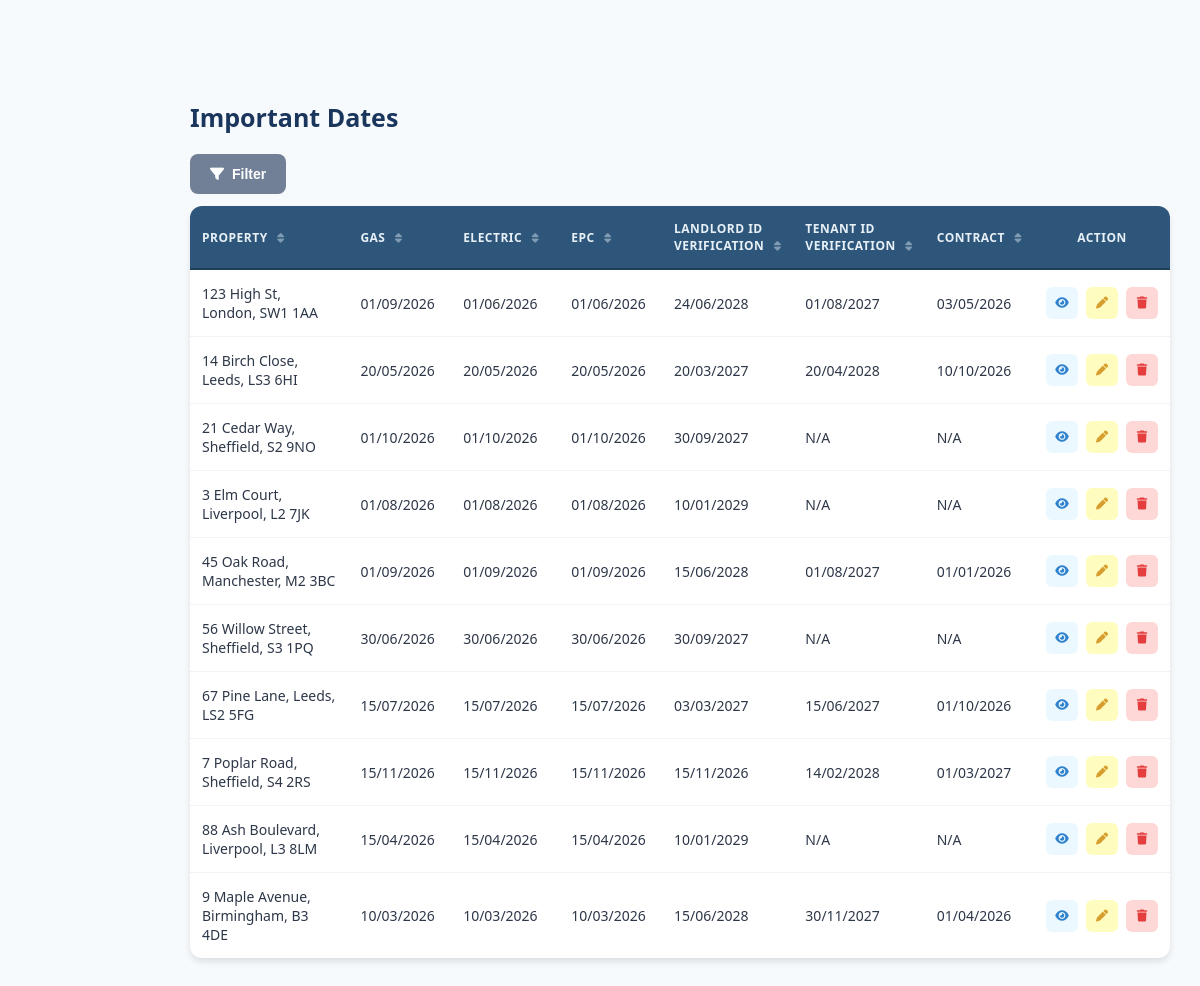
Before: /important-dates.php (signed in) with the older database file.
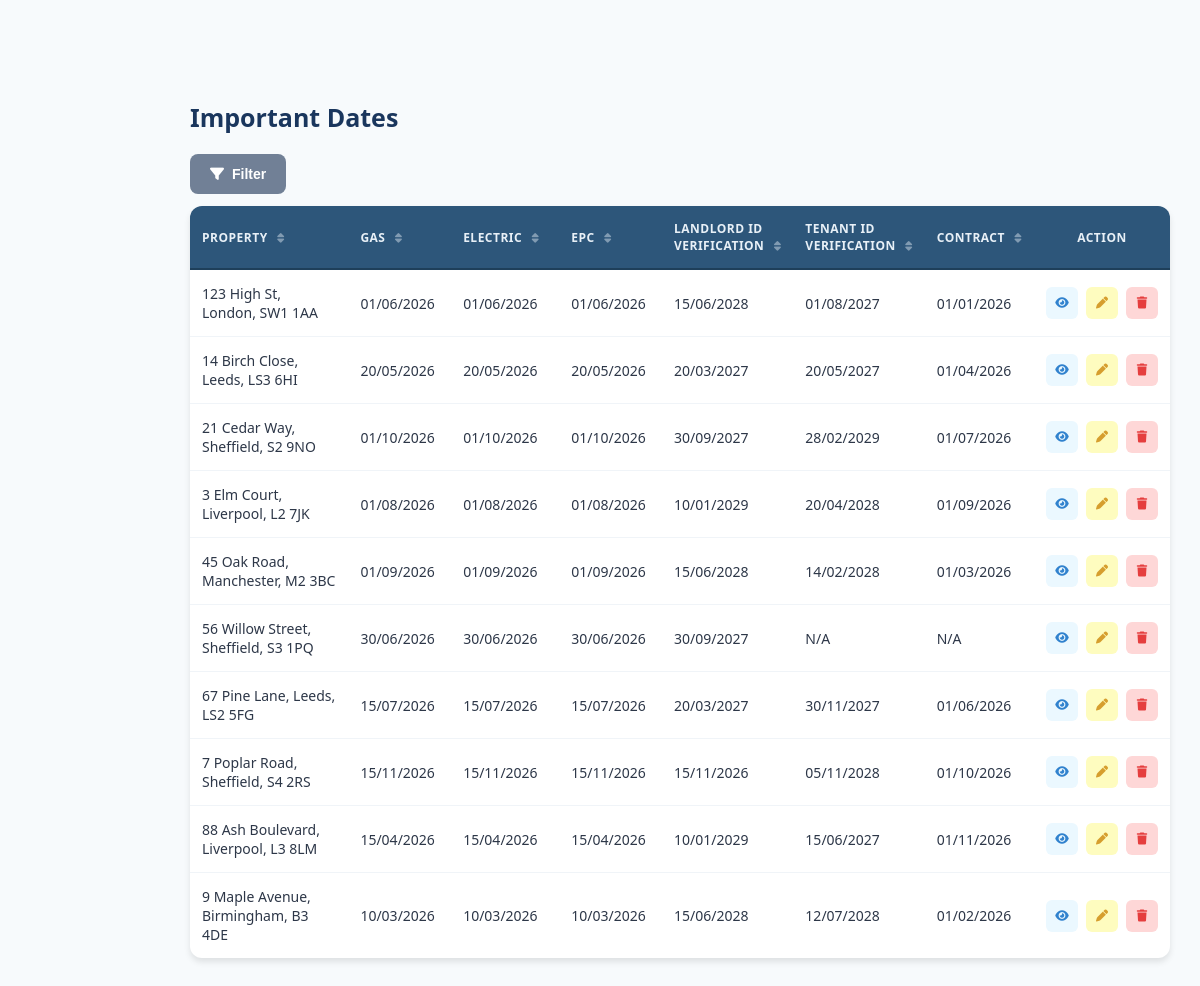
After: the same page with the newer database file.
### tables this page shows
CREATE TABLE properties (
    property_id INTEGER PRIMARY KEY AUTOINCREMENT,
    property_address TEXT NOT NULL,
    property_type TEXT NOT NULL,
    monthly_rent REAL NOT NULL,
    landlord_id INTEGER NOT NULL,
    gas_cert_due TEXT NOT NULL,
    electric_cert_due TEXT NOT NULL,
    epc_due_date TEXT NOT NULL,
    landlord_id_expiry_date TEXT NOT NULL,
    room_count INTEGER NOT NULL,
    bathroom_count INTEGER NOT NULL,
    epc_rating TEXT NOT NULL CHECK (epc_rating IN ('A','B','C','D','E','F','G')),
    has_garden INTEGER NOT NULL CHECK (has_garden IN (0,1)),
    allowed_pets INTEGER NOT NULL CHECK (allowed_pets IN (0,1)),
    council_band TEXT NOT NULL CHECK (council_band IN ('A','B','C','D','E','F','G','H')),
    archived INTEGER NOT NULL CHECK (archived IN (0,1)),
    date_archived TEXT,
    FOREIGN KEY (landlord_id) REFERENCES landlords(landlord_id)
);

CREATE TABLE tenants (
    tenant_id INTEGER PRIMARY KEY AUTOINCREMENT,
    name TEXT NOT NULL,
    phone TEXT NOT NULL,
    email TEXT NOT NULL,
    id_type TEXT NOT NULL,
    id_number TEXT NOT NULL,
    id_expiry_date TEXT NOT NULL,
    contact_method TEXT NOT NULL DEFAULT 'email',
    archived INTEGER NOT NULL CHECK (archived IN (0,1)),
    date_archived TEXT
);

### important-dates.php (the view, shortened to what this page needs)
<?php
$dbPath = __DIR__ . '/database.db';
try {
    $pdo = new PDO('sqlite:' . $dbPath);
    $pdo->setAttribute(PDO::ATTR_ERRMODE, PDO::ERRMODE_EXCEPTION);
} catch (PDOException $e) {
    die('DB connection failed: ' . $e->getMessage());
}
$stmt = $pdo->query("
    SELECT
        p.property_id,
        p.property_address,
        p.gas_cert_due,
        p.electric_cert_due,
        p.epc_due_date,
        p.landlord_id_expiry_date AS landlord_id_expiry,
        t.id_expiry_date AS tenant_id_expiry,
        c.contract_end
    FROM properties p
    LEFT JOIN contracts c ON c.contract_id = (
        SELECT c2.contract_id
        FROM contracts c2
        WHERE c2.property_id = p.property_id
        ORDER BY c2.contract_end DESC
        LIMIT 1
    )
    LEFT JOIN tenants t ON t.tenant_id = c.tenant_id
    WHERE p.archived = 0
    ORDER BY p.property_address
");
$importantDates = $stmt->fetchAll(PDO::FETCH_ASSOC);
function formatDateValue($date) {
    if (empty($date)) {
        return 'N/A';
    }
    $timestamp = strtotime($date);
    return date('d/m/Y', $timestamp);
}
?>
<!DOCTYPE html>
<html lang="en">
<head>
    <link rel="stylesheet" href="https://cdnjs.cloudflare.com/ajax/libs/font-awesome/6.5.1/css/all.min.css">
    <link rel="stylesheet" href="style.css">
    <link rel="stylesheet" href="tables.css">
</head>
<body onload="CallNavbar(); loadModals();">
    <main class="main-content">
        <h1 class="page-title">Important Dates</h1>
        <div class="main-container">
            <div class="controls-row">
                <button class="btn-filter-toggle" id="filterToggle" onclick="toggleFilter()">
                    <i class="fa-solid fa-filter"></i> Filter
                </button>
            <div class="table-container">
                <div class="table-wrapper">
                    <table id="importantDatesTable">
                        <thead>
                            <tr>
                                <th class="sortable col-property" onclick="sortTable('property', this)">
                                    Property <i class="fa-solid fa-sort sort-icon"></i>
                                </th>
                                <th class="sortable col-gas" onclick="sortTable('gas', this)">
                                    Gas <i class="fa-solid fa-sort sort-icon"></i>
                                </th>
                                <th class="sortable col-electric" onclick="sortTable('electric', this)">
                                    Electric <i class="fa-solid fa-sort sort-icon"></i>
                                </th>
                                <th class="sortable col-epc" onclick="sortTable('epc', this)">
                                    EPC <i class="fa-solid fa-sort sort-icon"></i>
                                </th>
                                <th class="sortable col-idlandlord" onclick="sortTable('idlandlord', this)">
                                    Landlord Id <br>Verification <i class="fa-solid fa-sort sort-icon"></i>
                                </th>
                                <th class="sortable col-idtenant" onclick="sortTable('idtenant', this)">
                                    Tenant Id <br>Verification <i class="fa-solid fa-sort sort-icon"></i>
                                </th>
                                <th class="sortable col-contract" onclick="sortTable('contract', this)">
                                    Contract <i class="fa-solid fa-sort sort-icon"></i>
                                </th>
                                <th class="col-action">Action</th>
                            </tr>
                        </thead>
                        <tbody id="tableBody">
<?php foreach ($importantDates as $row): ?>
                            <tr
                                data-property="<?= strtolower(htmlspecialchars($row['property_address'] ?? '')) ?>"
                                data-gas="<?= htmlspecialchars($row['gas_cert_due'] ?? '') ?>"
                                data-electric="<?= htmlspecialchars($row['electric_cert_due'] ?? '') ?>"
                                data-epc="<?= htmlspecialchars($row['epc_due_date'] ?? '') ?>"
                                data-idlandlord="<?= htmlspecialchars($row['landlord_id_expiry'] ?? '') ?>"
                                data-idtenant="<?= htmlspecialchars($row['tenant_id_expiry'] ?? '') ?>"
                                data-contract="<?= htmlspecialchars($row['contract_end'] ?? '') ?>"
                            >
                                <td class="property-name"><?= htmlspecialchars($row['property_address'] ?? 'N/A') ?></td>
                                <td class="gas-date"><?= htmlspecialchars(formatDateValue($row['gas_cert_due'] ?? null)) ?></td>
                                <td class="electric-date"><?= htmlspecialchars(formatDateValue($row['electric_cert_due'] ?? null)) ?></td>
                                <td class="epc-date"><?= htmlspecialchars(formatDateValue($row['epc_due_date'] ?? null)) ?></td>
                                <td class="landlord-id-ver"><?= htmlspecialchars(formatDateValue($row['landlord_id_expiry'] ?? null)) ?></td>
                                <td class="tenant-id-ver"><?= htmlspecialchars(formatDateValue($row['tenant_id_expiry'] ?? null)) ?></td>
                                <td class="contract-enddate"><?= htmlspecialchars(formatDateValue($row['contract_end'] ?? null)) ?></td>
                                <td>
                                    <div class="action-buttons">
                                        <button class="action-btn action-btn-view" title="View" onclick="actionbtn.viewImportantDate(this)">
                                            <i class="fa-solid fa-eye"></i>
                                        </button>
                                        <?php if (in_array($_SESSION['role'], ['admin', 'agent'])): ?>
                                        <button class="action-btn action-btn-edit" title="Edit" onclick="editImportantDate(this)">
                                            <i class="fa-solid fa-pen"></i>
                                        </button>
                                        <?php endif; ?>
                                        <?php if ($_SESSION['role'] === 'admin'): ?>
                                        <button class="action-btn action-btn-delete" title="Delete" onclick="deleteImportantDate(this)">
                                            <i class="fa-solid fa-trash"></i>
                                        </button>
                                        <?php endif; ?>
                                    </div>
                                </td>
                            </tr>
<?php endforeach; ?>
                        </tbody>
                    </table>
                </div>
            </div>
        </div>
    </main>
</body>
</html>

### style.css (style rules this page uses)
body { font-family: 'Segoe UI', Tahoma, Geneva, Verdana, sans-serif; background: #f7fafc; color: #2d3748; min-height: 100vh; }
* { margin: 0; padding: 0; box-sizing: border-box; cursor: default; }
.main-content { margin-top: 70px; margin-left: 160px; padding: 30px; min-height: calc(100vh - 70px); max-width: calc(100vw - 160px); overflow-x: hidden; }
.page-title { font-size: 25px; font-weight: 700; color: #1a365d; margin-bottom: 20px; }

### tables.css (style rules this page uses)
.main-container { width: 100%; max-width: 100%; margin: 0 auto; }
.controls-row { display: flex; align-items: center; gap: 12px; margin-bottom: 20px; flex-wrap: wrap; }
.btn-filter-toggle { background: #718096; color: #ffffff; border: none; padding: 12px 20px; border-radius: 8px; font-size: 14px; font-weight: 600; cursor: pointer; transition: all 0.3s ease; display: flex; align-items: center; gap: 8px; white-space: nowrap; }
.table-container { background: #ffffff; border-radius: 12px; box-shadow: 0 4px 6px rgba(0, 0, 0, 0.1); overflow: hidden; }
.table-wrapper { overflow-x: auto; }
table { width: 100%; border-collapse: collapse; min-width: 100%; }
table thead { background: #2d567a; }
table th { padding: 14px 12px; text-align: left; font-size: 12px; font-weight: 600; color: #e8f0f7; text-transform: uppercase; letter-spacing: 0.5px; border-bottom: 2px solid #1e3f5a; white-space: nowrap; }
table th.sortable { cursor: pointer; user-select: none; transition: background 0.2s ease; }
table th.sortable i { margin-left: 6px; font-size: 11px; opacity: 0.45; transition: opacity 0.2s ease, color 0.2s ease; }
table tbody tr { transition: background 0.15s ease; border-bottom: 1px solid #f0f4f8; cursor: pointer; }
table tbody tr:last-child { border-bottom: none; }
table td { padding: 14px 12px; font-size: 14px; color: #2d3748; vertical-align: middle; }
.action-buttons { display: flex; gap: 8px; justify-content: center; }
.action-btn { width: 32px; height: 32px; border: none; border-radius: 6px; cursor: pointer; display: flex; align-items: center; justify-content: center; transition: all 0.2s ease; font-size: 12px; position: relative; z-index: 1; }
.action-btn-view { background: #ebf8ff; color: #3182ce; }
.action-btn-edit { background: #fefcbf; color: #d69e2e; }
.action-btn-delete { background: #fed7d7; color: #e53e3e; }
@media (max-width: 1200px) { .controls-row { flex-wrap: wrap; } }

### important-dates.php (style rules this page uses)
.col-property { width: 22%; }
.col-gas { width: 11%; }
.col-electric { width: 12%; }
.col-epc { width: 11%; }
.col-idlandlord { width: 12%; }
.col-idtenant { width: 11%; }
.col-contract { width: 11%; }
.col-action { width: 10%; text-align: center; }

Changed rows visible on the page:
changed properties "123 High St, London, SW1 1AA": gas_cert_due "01/09/2026" → "01/06/2026"; landlord_id_expiry_date "24/06/2028" → "15/06/2028"; contract_end "03/05/2026" → "01/01/2026"
changed properties "14 Birch Close, Leeds, LS3 6HI": tenants.id_expiry_date "20/04/2028" → "20/05/2027"; contract_end "10/10/2026" → "01/04/2026"
computed for properties "21 Cedar Way, Sheffield, S2 9NO": tenants.id_expiry_date "N/A" → "28/02/2029"; contract_end "N/A" → "01/07/2026"
computed for properties "3 Elm Court, Liverpool, L2 7JK": tenants.id_expiry_date "N/A" → "20/04/2028"; contract_end "N/A" → "01/09/2026"
computed for properties "45 Oak Road, Manchester, M2 3BC": tenants.id_expiry_date "01/08/2027" → "14/02/2028"; contract_end "01/01/2026" → "01/03/2026"
changed properties "67 Pine Lane, Leeds, LS2 5FG": landlord_id_expiry_date "03/03/2027" → "20/03/2027"; tenants.id_expiry_date "15/06/2027" → "30/11/2027"; contract_end "01/10/2026" → "01/06/2026"
computed for properties "7 Poplar Road, Sheffield, S4 2RS": tenants.id_expiry_date "14/02/2028" → "05/11/2028"; contract_end "01/03/2027" → "01/10/2026"
computed for properties "88 Ash Boulevard, Liverpool, L3 8LM": tenants.id_expiry_date "N/A" → "15/06/2027"; contract_end "N/A" → "01/11/2026"
computed for properties "9 Maple Avenue, Birmingham, B3 4DE": tenants.id_expiry_date "30/11/2027" → "12/07/2028"; contract_end "01/04/2026" → "01/02/2026"
